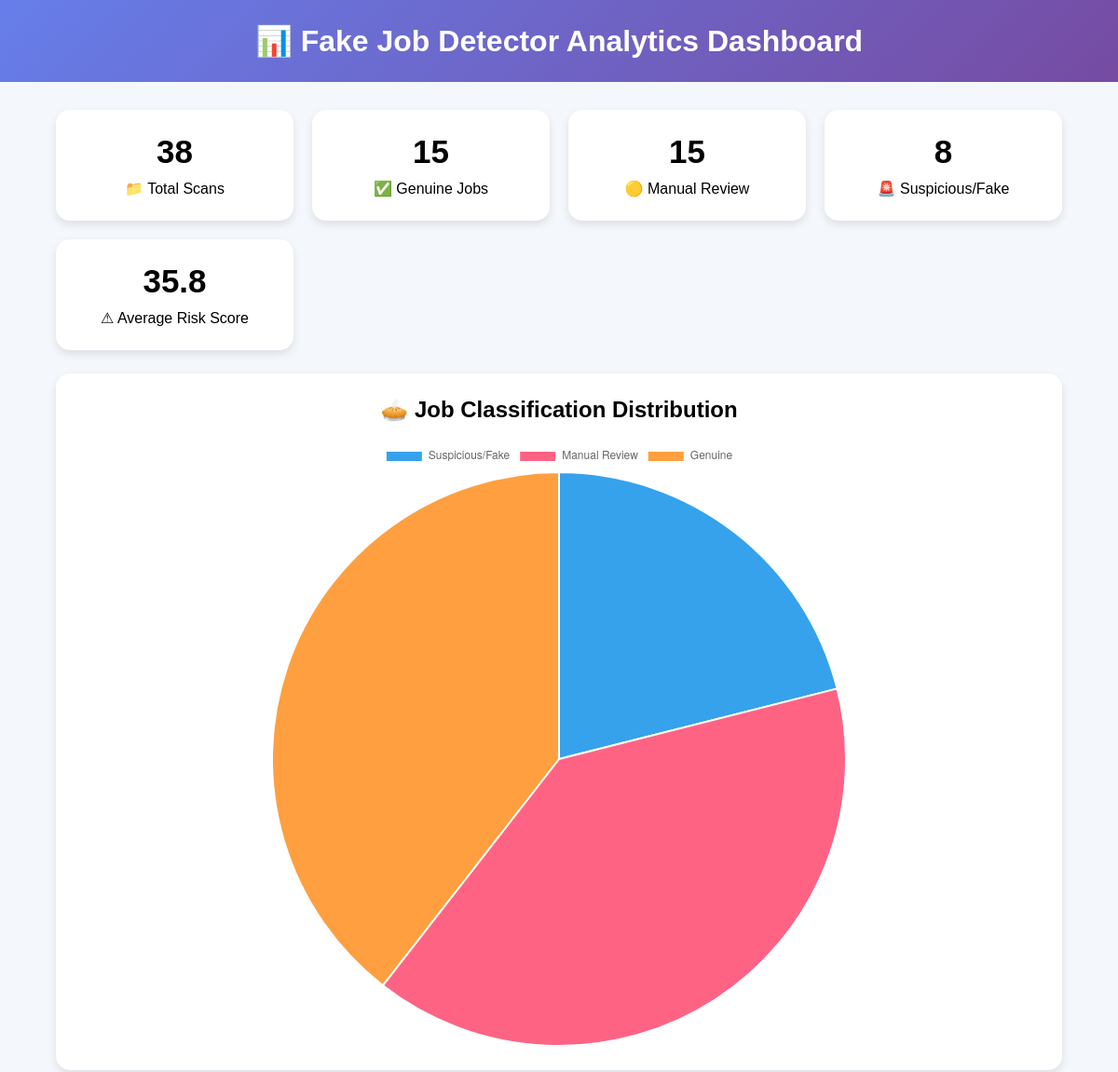
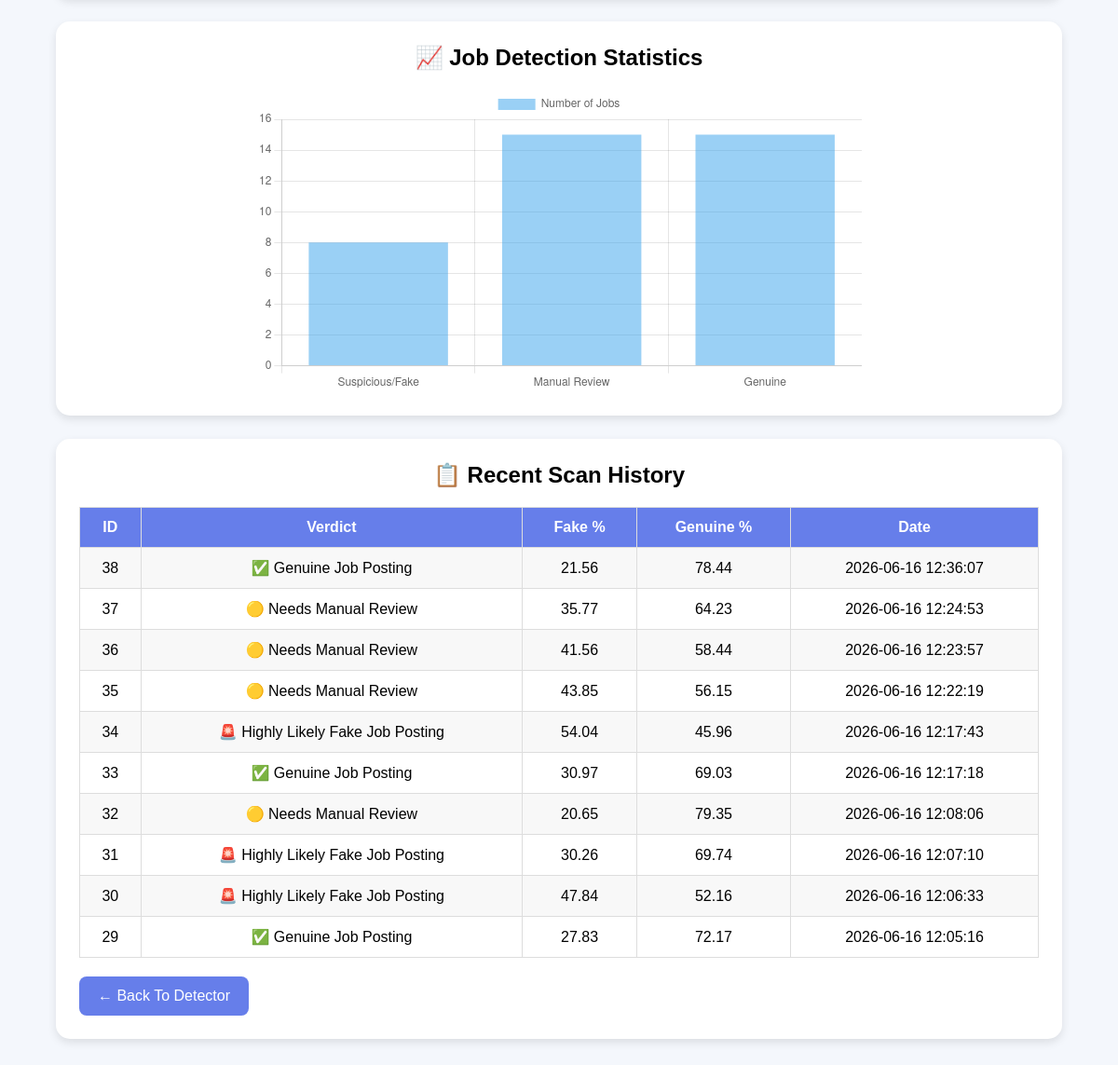
/dashboard, run on the app's committed database (2 pictures, top to bottom).
### tables this page shows
CREATE TABLE history(
    id INTEGER PRIMARY KEY AUTOINCREMENT,
    job_text TEXT,
    verdict TEXT,
    fake_prob REAL,
    genuine_prob REAL,
    created_at TIMESTAMP DEFAULT CURRENT_TIMESTAMP
);

### app.py (the view)
@app.route("/dashboard")
def dashboard():
    conn = sqlite3.connect("jobs.db")
    cursor = conn.cursor()
    cursor.execute(
        "SELECT COUNT(*) FROM history"
    )
    total_scans = cursor.fetchone()[0]
    cursor.execute("""
        SELECT COUNT(*)
        FROM history
        WHERE verdict LIKE '%Genuine%'
    """)
    genuine_jobs = cursor.fetchone()[0]
    cursor.execute("""
        SELECT COUNT(*)
        FROM history
        WHERE verdict LIKE '%Manual%'
    """)
    review_jobs = cursor.fetchone()[0]
    cursor.execute("""
        SELECT COUNT(*)
        FROM history
        WHERE verdict LIKE '%Suspicious%'
        OR verdict LIKE '%Fake%'
    """)
    fake_jobs = cursor.fetchone()[0]
    cursor.execute("""
        SELECT AVG(fake_prob)
        FROM history
    """)
    avg_risk = cursor.fetchone()[0]
    if avg_risk is None:
        avg_risk = 0
    cursor.execute("""
        SELECT *
        FROM history
        ORDER BY id DESC
        LIMIT 10
    """)
    history = cursor.fetchall()
    conn.close()
    return render_template(
    "dashboard.html",
    total_scans=total_scans,
    genuine_jobs=genuine_jobs,
    review_jobs=review_jobs,
    fake_jobs=fake_jobs,
    avg_risk=round(avg_risk, 2),
    history=history
)

### templates/dashboard.html (shortened to what this page needs)
<!DOCTYPE html>
<html lang="en">
<head>
</head>
<body>
<div class="header">
    <h1>📊 Fake Job Detector Analytics Dashboard</h1>
</div>
<div class="container">
    <div class="cards">
        <div class="card">
            <h2>{{ total_scans }}</h2>
            <p>📁 Total Scans</p>
        </div>
        <div class="card">
            <h2>{{ genuine_jobs }}</h2>
            <p>✅ Genuine Jobs</p>
        </div>
        <div class="card">
            <h2>{{ review_jobs }}</h2>
            <p>🟡 Manual Review</p>
        </div>
        <div class="card">
            <h2>{{ fake_jobs }}</h2>
            <p>🚨 Suspicious/Fake</p>
        </div>
        <div class="card">
            <h2>{{ avg_risk }}</h2>
            <p>⚠ Average Risk Score</p>
        </div>
    </div>
    <div class="section">
        <h2>🥧 Job Classification Distribution</h2>
        <div class="chart-container">
            <canvas id="pieChart"></canvas>
        </div>
    </div>
    <div class="section">
        <h2>📈 Job Detection Statistics</h2>
        <div class="chart-container">
            <canvas id="barChart"></canvas>
        </div>
    </div>
    <div class="section">
        <h2>📋 Recent Scan History</h2>
        <table>
            <tr>
                <th>ID</th>
                <th>Verdict</th>
                <th>Fake %</th>
                <th>Genuine %</th>
                <th>Date</th>
            </tr>
            {% for row in history %}
            <tr>
                <td>{{ row[0] }}</td>
                <td>{{ row[2] }}</td>
                <td>{{ row[3] }}</td>
                <td>{{ row[4] }}</td>
                <td>{{ row[5] }}</td>
            </tr>
            {% endfor %}
        </table>
        <a href="/" class="btn">
            ← Back To Detector
        </a>
    </div>
</div>
<script>
const totalScans = Number("{{ total_scans }}");
const fakeJobs = Number("{{ fake_jobs }}");
const reviewJobs = Number("{{ review_jobs }}");
const genuineJobs = Number("{{ genuine_jobs }}");
// PIE CHART
const pieCanvas = document.getElementById("pieChart");
new Chart(pieCanvas, {
    type: "pie",
    data: {
        labels: [
            "Suspicious/Fake",
            "Manual Review",
            "Genuine"
        ],
        datasets: [{
            data: [
                fakeJobs,
                reviewJobs,
                genuineJobs
            ]
        }]
    }
});
// BAR CHART
const barCanvas = document.getElementById("barChart");
new Chart(barCanvas, {
    type: "bar",
    data: {
        labels: [
            "Suspicious/Fake",
            "Manual Review",
            "Genuine"
        ],
        datasets: [{
            label: "Number of Jobs",
            data: [
                fakeJobs,
                reviewJobs,
                genuineJobs
            ]
        }]
    },
    options: {
        responsive: true
    }
});
</script>
</body>
</html>

### templates/dashboard.html (style rules this page uses)
* { margin:0; padding:0; box-sizing:border-box; font-family:Arial,sans-serif; }
body { background:#f4f7fc; }
.header { background:linear-gradient(135deg,#667eea,#764ba2); color:white; text-align:center; padding:25px; }
.header h1 { font-size:32px; }
.container { width:90%; margin:30px auto; }
.cards { display:grid; grid-template-columns:repeat(auto-fit,minmax(220px,1fr)); gap:20px; }
.card { background:white; padding:25px; border-radius:15px; box-shadow:0 4px 10px rgba(0,0,0,0.1); text-align:center; transition:0.3s; }
.card h2 { font-size:35px; margin-bottom:10px; }
.section { background:white; margin-top:25px; padding:25px; border-radius:15px; box-shadow:0 4px 10px rgba(0,0,0,0.1); }
.section h2 { text-align:center; margin-bottom:20px; }
.chart-container { width:100%; max-width:650px; margin:auto; }
table { width:100%; border-collapse:collapse; margin-top:20px; }
th { background:#667eea; color:white; }
th,td { border:1px solid #ddd; padding:12px; text-align:center; }
tr:nth-child(even) { background:#f8f8f8; }
.btn { display:inline-block; margin-top:20px; padding:12px 20px; background:#667eea; color:white; text-decoration:none; border-radius:8px; }

### data on the page
history: id "38", verdict "✅ Genuine Job Posting", fake_prob "21.56", genuine_prob "78.44", created_at "2026-06-16 12:36:07"
history: id "37", verdict "🟡 Needs Manual Review", fake_prob "35.77", genuine_prob "64.23", created_at "2026-06-16 12:24:53"
history: id "36", verdict "🟡 Needs Manual Review", fake_prob "41.56", genuine_prob "58.44", created_at "2026-06-16 12:23:57"
history: id "35", verdict "🟡 Needs Manual Review", fake_prob "43.85", genuine_prob "56.15", created_at "2026-06-16 12:22:19"
history: id "34", verdict "🚨 Highly Likely Fake Job Posting", fake_prob "54.04", genuine_prob "45.96", created_at "2026-06-16 12:17:43"
history: id "33", verdict "✅ Genuine Job Posting", fake_prob "30.97", genuine_prob "69.03", created_at "2026-06-16 12:17:18"
history: id "32", verdict "🟡 Needs Manual Review", fake_prob "20.65", genuine_prob "79.35", created_at "2026-06-16 12:08:06"
history: id "31", verdict "🚨 Highly Likely Fake Job Posting", fake_prob "30.26", genuine_prob "69.74", created_at "2026-06-16 12:07:10"
history: id "30", verdict "🚨 Highly Likely Fake Job Posting", fake_prob "47.84", genuine_prob "52.16", created_at "2026-06-16 12:06:33"
history: id "29", verdict "✅ Genuine Job Posting", fake_prob "27.83", genuine_prob "72.17", created_at "2026-06-16 12:05:16"

### other printed values
{{ total_scans }} "38"
{{ genuine_jobs }} "15"
{{ review_jobs }} "15"
{{ fake_jobs }} "8"
{{ avg_risk }} "35.8"
chart data {{ fake_jobs }} 8
chart data {{ review_jobs }} 15
chart data {{ genuine_jobs }} 15
